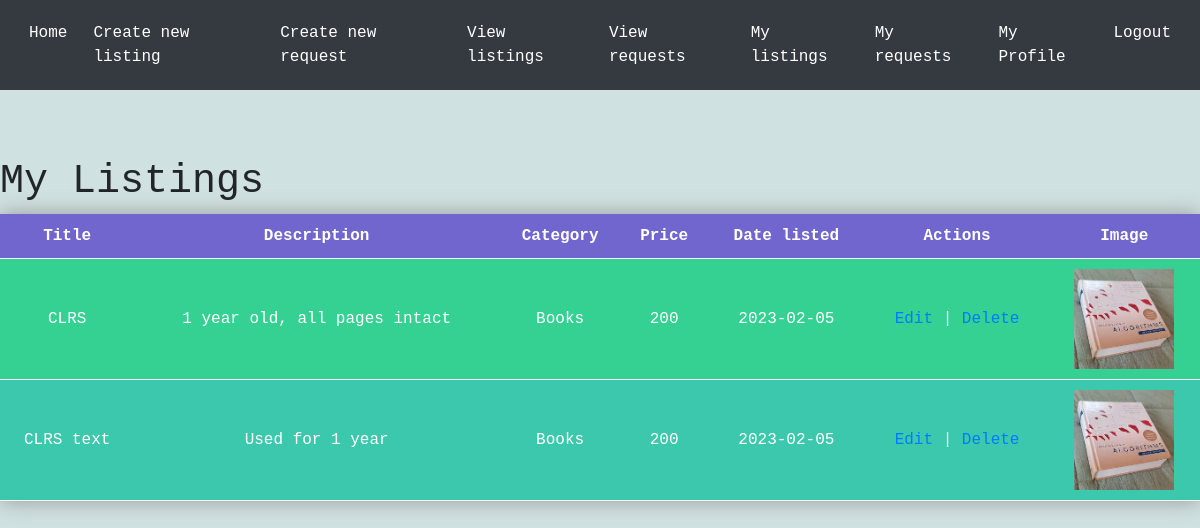
The app's page /viewmylistings (signed in) with its own data.
### tables this page shows
CREATE TABLE listings (
    id INTEGER PRIMARY KEY AUTOINCREMENT,
    user_id INTEGER NOT NULL,
    title TEXT NOT NULL,
    description TEXT NOT NULL,
    category TEXT NOT NULL,
    price INTEGER NOT NULL,
    date DATE,
    FOREIGN KEY (user_id) REFERENCES Users(id)
);

### app.py (the view)
@app.route('/viewmylistings')
def viewmylistings():
    conn = sqlite3.connect('database.db')
    c = conn.cursor()
    c.execute("SELECT * FROM listings where user_id = ?",(session['id'],))
    listings = c.fetchall()
    return render_template('viewmylistings.html', listings=listings)

### templates/viewmylistings.html (shortened to what this page needs)
{% extends 'base.html' %}
{% block content %}
    <h1>My Listings</h1>
    <table class="neon-table">
        <tr>
            <th>Title</th>
            <th>Description</th>
            <th>Category</th>
            <th>Price</th>
            <th>Date listed</th>
            <th>Actions</th>
            <th>Image</th>
        </tr>
        {% for listing in listings %}
        <tr>
            <td>{{listing[2]}}</td>
            <td>{{listing[3]}}</td>
            <td>{{listing[4]}}</td>
            <td>{{listing[5]}}</td>
            <td>{{listing[6]}}</td>
            <td><a href="/editlisting/{{listing[0]}}">Edit</a> | <a href="/deletelisting/{{listing[0]}}" onclick="return confirm('Are you sure want to delete this listing?')">Delete</a></td>
            <td><img src="{{ url_for('static',filename='uploads/'+ listing[0]|string +'.jpg') }}"  alt="{{ listing[4] }}" width="100" height="100"></td>
        </tr>
        {% endfor %}
    </table>
{% endblock %}

### templates/base.html (style rules this page uses)
body { background-color: #fafafa; font-family: 'JetBrains Mono', monospace; }
body { background-color: #cfe1e1; font-family: 'JetBrains Mono', monospace; }
.neon-table { width: 100%; border-collapse: collapse; box-shadow: 0 0 20px #999898; }
.neon-table th, .neon-table td { padding: 10px; text-align: center; border-bottom: 1px solid #ffffff; }
.neon-table th { background-color: #7066cd; color: #ffffff; font-weight: bold; }
.neon-table tr:nth-child(even) { background-color: #35d193; color: #ffffff; }
.neon-table tr:nth-child(odd) { background-color: #3cc8ac; color: #ffffff; }

### records on screen
listings: title "CLRS", description "1 year old, all pages intact", category "Books", price "200", date "2023-02-05"
listings: title "CLRS text", description "Used for 1 year", category "Books", price "200", date "2023-02-05"
